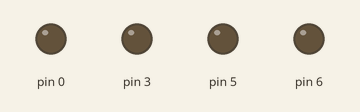
A sketch run on a simulated Arduino Uno, built with avr-gcc and run on an emulated ATmega328P. Shown: output pins drawn as LEDs (lit = HIGH).

Above: at 0.15 s.
At 5.55 s:
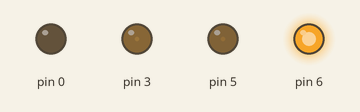
Timing chart, 0 to 5.4 s (numbered marks = the images above):
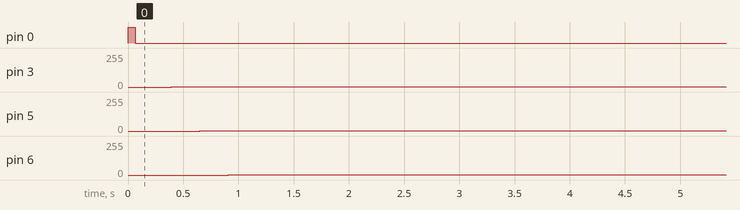

The sketch:

DiscoLed.ino
```cpp
/*
 * Disco light simulation with rgb led in a ping pong ball
 *
 * 2011 © Daniel Gomes <me@danielcsgomes.com>
 * 2011 © Jose Luis Gouveia <me@joseluisgouveia.com>
 *
 */

// Set the colors to analog pin
int red = 3;
int green = 5;
int blue = 6;
// Array with colors
int leds[] = {red, green, blue};

int active = 0;
int oldColor = 0;
int activeLed;

void setup()
{
}

void loop()
{
  int oldLed = activeLed;

  activeLed = leds[active];
  int maxBright = 255;

  for( int i=0; i< 255 ; i++)
  {
   analogWrite(activeLed, i);
   analogWrite(oldLed, maxBright);
   if(maxBright >1)
     maxBright -= 2;
   delay(1);
  }

  //delay(1000); // you can set a delay to see the effect
  active++;

  if(active >= 3)
  {
    active = 0;
  }
}
```

Measured:
- by itself, pin 0: LOW → HIGH at 0.00 s, → LOW 0.07 s later
- by itself, pin 3: 0/255 → 1/255 at 0.39 s
- by itself, pin 5: 0/255 → 1/255 at 0.65 s
- by itself, pin 6: 0/255 → 1/255 at 0.91 s
